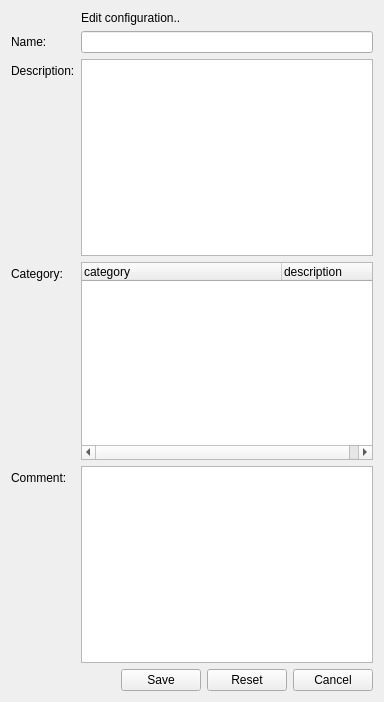
<?xml version="1.0" encoding="UTF-8"?>
<ui version="4.0">
 <class>configuration_edit_form</class>
 <widget class="QWidget" name="configuration_edit_form">
  <property name="geometry">
   <rect>
    <x>0</x>
    <y>0</y>
    <width>384</width>
    <height>702</height>
   </rect>
  </property>
  <property name="windowTitle">
   <string>Edit configuration</string>
  </property>
  <property name="initAction" stdset="0">
   <string notr="true">read</string>
  </property>
  <property name="id" stdset="0">
   <string notr="true">{global.id}</string>
  </property>
  <property name="doctype" stdset="0">
   <string notr="true">ConfigurationRequest.simpleForm</string>
  </property>
  <property name="rootelement" stdset="0">
   <string notr="true">configuration</string>
  </property>
  <layout class="QFormLayout" name="formLayout">
   <property name="fieldGrowthPolicy">
    <enum>QFormLayout::AllNonFixedFieldsGrow</enum>
   </property>
   <item row="0" column="0">
    <widget class="QLabel" name="label_2">
     <property name="text">
      <string/>
     </property>
    </widget>
   </item>
   <item row="0" column="1">
    <widget class="QLabel" name="label_4">
     <property name="text">
      <string>Edit configuration..</string>
     </property>
    </widget>
   </item>
   <item row="1" column="0">
    <widget class="QLabel" name="label_name">
     <property name="text">
      <string>Name:</string>
     </property>
     <property name="buddy">
      <cstring>name</cstring>
     </property>
    </widget>
   </item>
   <item row="1" column="1">
    <widget class="QLineEdit" name="name"/>
   </item>
   <item row="2" column="0">
    <widget class="QLabel" name="label_description_2">
     <property name="text">
      <string>Description:</string>
     </property>
     <property name="buddy">
      <cstring>description</cstring>
     </property>
    </widget>
   </item>
   <item row="2" column="1">
    <widget class="QPlainTextEdit" name="description"/>
   </item>
   <item row="3" column="0">
    <widget class="QLabel" name="label_category">
     <property name="text">
      <string>Category:</string>
     </property>
     <property name="buddy">
      <cstring>category</cstring>
     </property>
    </widget>
   </item>
   <item row="3" column="1">
    <widget class="QTreeWidget" name="category">
     <property name="selectionMode">
      <enum>QAbstractItemView::SingleSelection</enum>
     </property>
     <property name="headerHidden">
      <bool>false</bool>
     </property>
     <property name="expandsOnDoubleClick">
      <bool>false</bool>
     </property>
     <property name="doctype" stdset="0">
      <string>CategoryHierarchyRequest.simpleform</string>
     </property>
     <property name="rootelement" stdset="0">
      <string>category</string>
     </property>
     <property name="action" stdset="0">
      <string notr="true">read</string>
     </property>
     <attribute name="headerDefaultSectionSize">
      <number>200</number>
     </attribute>
     <column>
      <property name="text">
       <string>category</string>
      </property>
     </column>
     <column>
      <property name="text">
       <string>description</string>
      </property>
     </column>
    </widget>
   </item>
   <item row="5" column="0">
    <widget class="QLabel" name="label_description">
     <property name="text">
      <string>Comment:</string>
     </property>
     <property name="buddy">
      <cstring>comment</cstring>
     </property>
    </widget>
   </item>
   <item row="5" column="1">
    <widget class="QPlainTextEdit" name="comment"/>
   </item>
   <item row="8" column="1">
    <layout class="QHBoxLayout" name="horizontalLayout">
     <item>
      <spacer name="horizontalSpacer">
       <property name="orientation">
        <enum>Qt::Horizontal</enum>
       </property>
       <property name="sizeHint" stdset="0">
        <size>
         <width>40</width>
         <height>20</height>
        </size>
       </property>
      </spacer>
     </item>
     <item>
      <widget class="QPushButton" name="save">
       <property name="text">
        <string>Save</string>
       </property>
       <property name="rootelement" stdset="0">
        <string notr="true">configuration</string>
       </property>
       <property name="doctype" stdset="0">
        <string notr="true">Configuration.simpleform</string>
       </property>
       <property name="action" stdset="0">
        <string notr="true">update</string>
       </property>
       <property name="form" stdset="0">
        <string notr="true">configurations</string>
       </property>
       <property name="id" stdset="0">
        <string notr="true">{global.id}</string>
       </property>
      </widget>
     </item>
     <item>
      <widget class="QPushButton" name="reset">
       <property name="text">
        <string>Reset</string>
       </property>
       <property name="doctype" stdset="0">
        <string notr="true">ConfigurationRequest.simpleform</string>
       </property>
       <property name="rootelement" stdset="0">
        <string notr="true">configuration</string>
       </property>
       <property name="action" stdset="0">
        <string notr="true">read</string>
       </property>
       <property name="id" stdset="0">
        <string notr="true">{global.id}</string>
       </property>
      </widget>
     </item>
     <item>
      <widget class="QPushButton" name="cancel">
       <property name="text">
        <string>Cancel</string>
       </property>
       <property name="form" stdset="0">
        <string notr="true">configurations</string>
       </property>
      </widget>
     </item>
    </layout>
   </item>
  </layout>
 </widget>
 <tabstops>
  <tabstop>name</tabstop>
  <tabstop>description</tabstop>
  <tabstop>category</tabstop>
  <tabstop>comment</tabstop>
  <tabstop>save</tabstop>
  <tabstop>reset</tabstop>
  <tabstop>cancel</tabstop>
 </tabstops>
 <resources>
  <include location="../qtclient.qrc"/>
 </resources>
 <connections/>
</ui>
